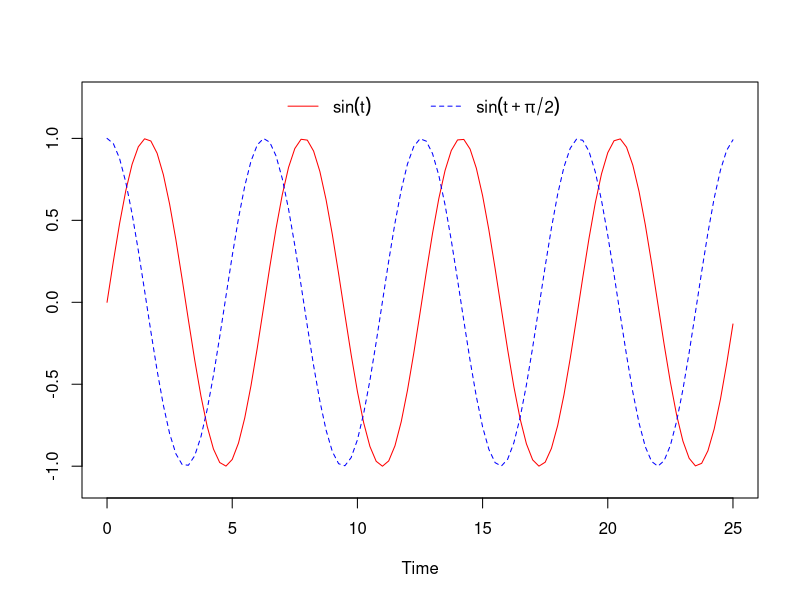

Reproduce this figure in R.
# Exercise 1.1

## Calculate the missing values in the following table.

t <- c(0, pi/4, pi/2, 3*pi/4, pi)
# Actually calculate the values
Y1t <- round(sin(t), digits=4) # round... to avoid any nasty e^-01 calculation inaccuracies
Y2t <- round(sin(t + pi/2), digits=4)
Mt <- (Y1t+Y2t)/2
# Fit them into a nice dataframe for viewing
my.df <- data.frame(t, Y1t, Y2t, Mt)
# View
print(my.df)

## Calculate the mean for the realization $Y(t) = \sin(t + \pi / 2)$ for $t \in (0, 100)$.

# .2 suffix to differentiate variables from part 1.

# let's see what happens at regular 1 int differences
t.2 <- seq(0,100)
Yt.2 <- sin(t.2 + pi/2)
mean.2.1 <- mean(Yt.2)
print(mean(Yt.2))
# let's try splitting it even smaller (more splits)
t.2 <- seq(0,100,length.out=1001)
Yt.2 <- sin(t.2 + pi/2)
mean.2.2 <- mean(Yt.2)
print(mean(Yt.2))
# we have shown here that it clearly varies even with more values of t.
cat("So over a sequence of (0, 1, 2, ..., 99, 100), the mean would be", mean.2.1)
cat("Though, the realization oscillates between -1 and 1.", "\nSo the more realistic solution would actually 0.")

## What is the difference between the ensemble mean and the mean of a given realization?

cat("The ensemble mean provides us with the average over all of the outcome values, which covers the entire range, whereas the mean of a given realization provides us with the average over a specific given time.")

## Add the missing time series to the plot given below. Make the line dashed blue to match the legend.

# Create a sequence to 100 and scale values to (0, 25)
t <- c(0:100)
t <- t * 25/100

# Define the time series
Yt1 <- sin(t)
Yt2 <- sin(t + pi/2)

# Plot our time series
plot(
  t, 
  Yt1, 
  ylim = c(-1.1, 1.25), 
  type = "l", 
  col = "red", 
  lwd = 1, 
  lty = 1, 
  xlab = "Time", 
  ylab = NA
)

# we can also use par(new=TRUE) and keep the plot() function instead.
# but this clouds up the y-axis. So let's just go with lines().
lines(
  t,
  Yt2,
  type = "l", 
  col = "blue", 
  lwd = 1, 
  lty = 2,
)

# legend background transparent because it's clogging up my screen
legend(
  "top", 
  inset=0.01, 
  col=c("red","blue"), 
  lty=c(1,2), 
  lwd=c(1,1), 
  legend = c(
    expression(sin(t)),
    expression(sin(t+pi/2))), 
  bg="transparent",
  box.col="white",
  horiz=TRUE
)
